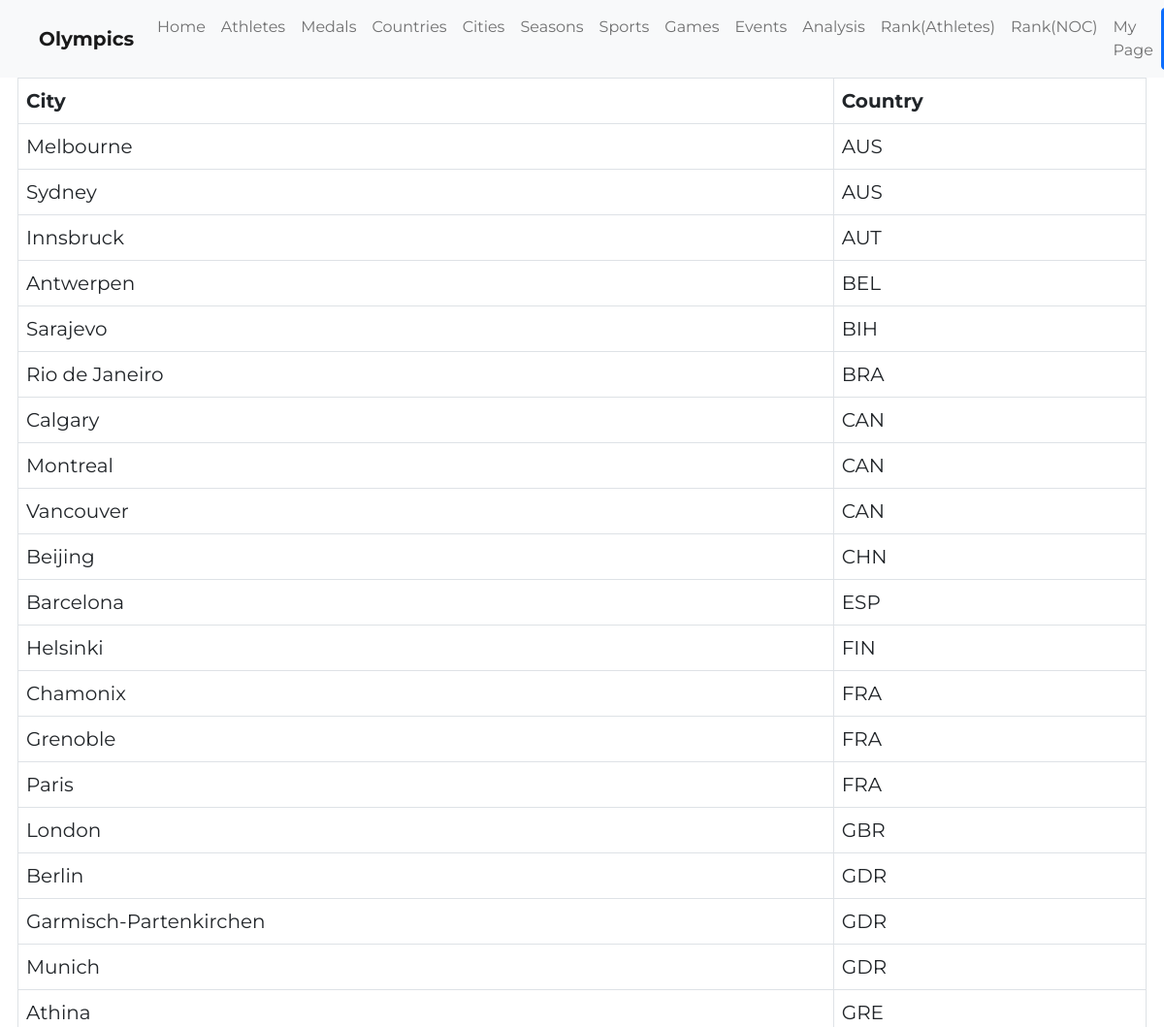
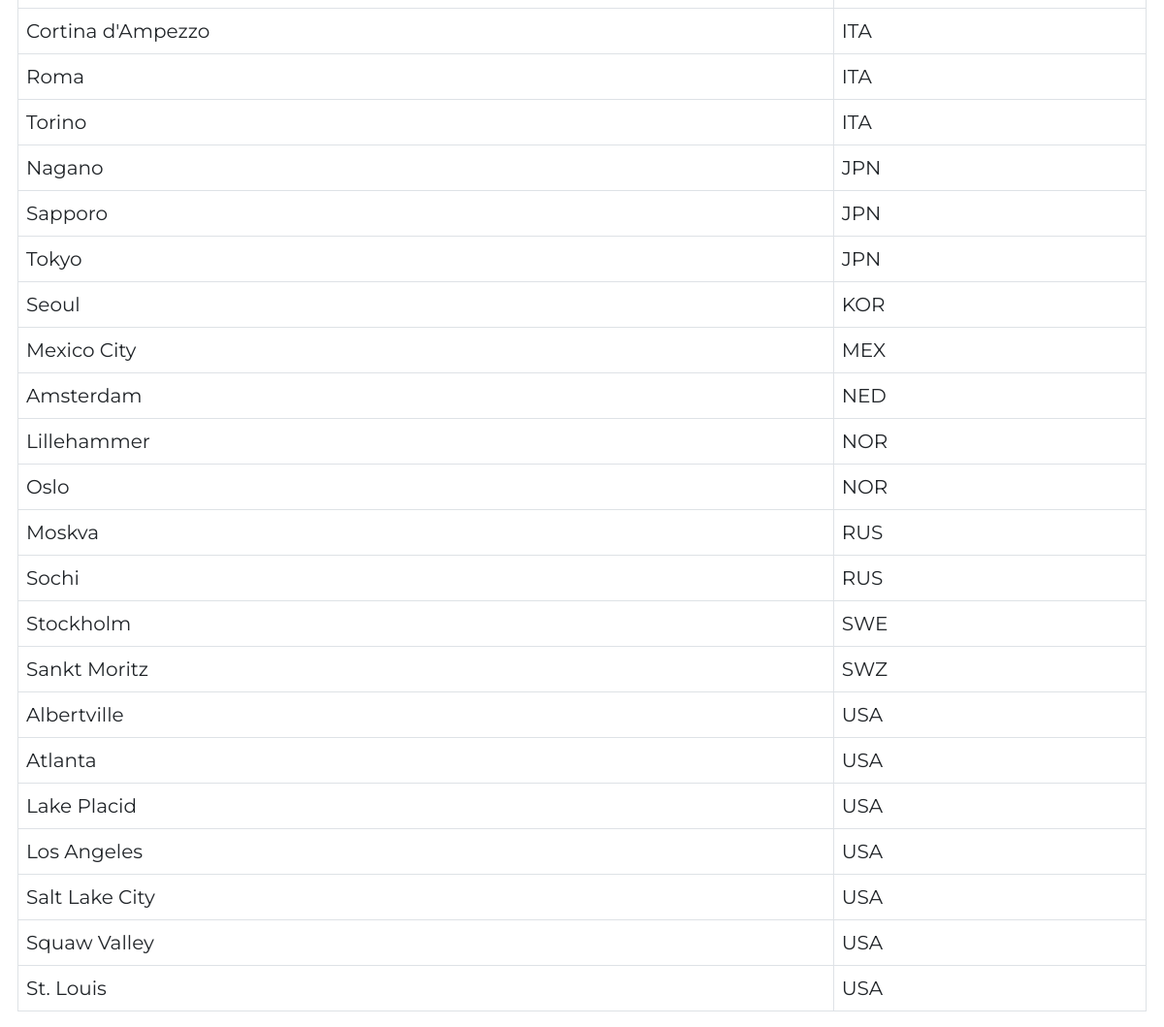
The app's page /Cities.php with its own data (2 pictures, top to bottom).
### tables this page shows
CREATE TABLE Cities(
	Name VARCHAR(60) NOT NULL,
	Countries_ID CHAR(3) NOT NULL,
	PRIMARY KEY(Name),
	FOREIGN KEY(Countries_ID) REFERENCES Countries(SortName) ON DELETE NO ACTION 
);

### Cities.php (the view, shortened to what this page needs)
<?php
     include_once 'dbh.inc.php';
?>
<?php require('components/head.inc.php'); ?>
<?php include('components/navbar.inc.php'); ?>
<?php include('components/container.inc.php'); ?>
<?php
     $sql = "SELECT * FROM cities;";
     $result = mysqli_query($conn, $sql);
     $resultCheck = mysqli_num_rows($result);
     if($resultCheck > 0){
          echo "<table class = \"table table-bordered\" border = \"1\" align = \"center\">";
          echo "<thead class=\"thead-dark\">";
          echo "<th scope=\"col\">City</th>";
          echo "<th scope=\"col\">Country</th>";
          echo "</thead>";
          while($row = mysqli_fetch_assoc($result)){
               echo "<tr border = \"1\">" .
               "<td>" . $row['Name'] . "</td>" .
               "<td>" . $row['Countries_ID'] . "</td>".
               "</tr>";
          }
          echo "</table>";
     }
?>
</div>
</body>
</html>

### components/head.inc.php (shortened to what this page needs)
<!DOCTYPE html>
<html lang="en">
  <head>
    <link rel="stylesheet" href="css/bootstrap.min.css" />
    <link rel="stylesheet" href="css/styles.css" />
  </head>
  <body>

### components/navbar.inc.php (shortened to what this page needs)
<nav class="navbar navbar-expand-lg navbar-light bg-light fixed-top">
    <a class="navbar-brand" href="index.php"><b>&emsp;&emsp;Olympics</b></a>
    <div
      class="collapse navbar-collapse justify-content-end"
      id="navbarNav"
    >
      <ul class="navbar-nav">
        <li class="nav-item">
        <a class="nav-link" href="index.php">Home</a>
        </li>
        <li class="nav-item">
          <a class="nav-link" href="Athletes.php">Athletes</a>
        </li>
        <li class="nav-item">
          <a class="nav-link" href="Medals_with advanced function.php">Medals</a>
        </li>
        <li class="nav-item">
          <a class="nav-link" href="Regions.php">Countries</a>
        </li>
        <li class="nav-item">
          <a class="nav-link" href="Cities.php">Cities</a>
        </li>
        <li class="nav-item">
          <a class="nav-link" href="Seasons.php">Seasons</a>
        </li>
        <li class="nav-item">
          <a class="nav-link" href="Sports.php">Sports</a>
        </li>
        <li class="nav-item">
          <a class="nav-link" href="Games.php">Games</a>
        </li>
        <li class="nav-item">
          <a class="nav-link" href="Events.php">Events</a>
        </li>
        <li class="nav-item">
          <a class="nav-link" href="Analysis.php">Analysis</a>
        </li>
        <li class="nav-item">
          <a class="nav-link" href="rankA.php">Rank(Athletes)</a>
        </li>
        <li class="nav-item">
          <a class="nav-link" href="rankNOC.php">Rank(NOC)</a>
        </li>
          <a class="nav-link" href="display_memo.php">My Page</a>
        <?php
          if(isset($_SESSION['userId'])){
          echo "<a href=\"logout.inc.php\" class=\"btn btn-primary\">Logout</a>";
          }
          else{
          echo "<a href=\"index(log).php\" class=\"btn btn-primary\">Login</a>";
          }
        ?>
      </ul>
    </div>
</nav>

### components/container.inc.php
<header class="page-header">
<div class="container pt-3">
      <div class="row align-items-center justify-content-center" style="color: #212529">

### css/styles.css (style rules this page uses)
html, body { height: 100%; font-size: 1rem; font-family: "Montserrat", sans-serif; }
.container { display: block; box-sizing: content-box; }
.page-header { margin-top: 4rem; font-size: 1.25rem; color: #fff; }
a { color: #fff; text-decoration: none; }

### records on screen
cities: Name "Melbourne", Countries_ID "AUS"
cities: Name "Sydney", Countries_ID "AUS"
cities: Name "Innsbruck", Countries_ID "AUT"
cities: Name "Antwerpen", Countries_ID "BEL"
cities: Name "Sarajevo", Countries_ID "BIH"
cities: Name "Rio de Janeiro", Countries_ID "BRA"
cities: Name "Calgary", Countries_ID "CAN"
cities: Name "Montreal", Countries_ID "CAN"
cities: Name "Vancouver", Countries_ID "CAN"
cities: Name "Beijing", Countries_ID "CHN"
cities: Name "Barcelona", Countries_ID "ESP"
cities: Name "Helsinki", Countries_ID "FIN"
cities: Name "Chamonix", Countries_ID "FRA"
cities: Name "Grenoble", Countries_ID "FRA"
cities: Name "Paris", Countries_ID "FRA"
cities: Name "London", Countries_ID "GBR"
cities: Name "Berlin", Countries_ID "GDR"
cities: Name "Garmisch-Partenkirchen", Countries_ID "GDR"
cities: Name "Munich", Countries_ID "GDR"
cities: Name "Athina", Countries_ID "GRE"
cities: Name "Cortina d'Ampezzo", Countries_ID "ITA"
cities: Name "Roma", Countries_ID "ITA"
cities: Name "Torino", Countries_ID "ITA"
cities: Name "Nagano", Countries_ID "JPN"
cities: Name "Sapporo", Countries_ID "JPN"
cities: Name "Tokyo", Countries_ID "JPN"
cities: Name "Seoul", Countries_ID "KOR"
cities: Name "Mexico City", Countries_ID "MEX"
cities: Name "Amsterdam", Countries_ID "NED"
cities: Name "Lillehammer", Countries_ID "NOR"
cities: Name "Oslo", Countries_ID "NOR"
cities: Name "Moskva", Countries_ID "RUS"
cities: Name "Sochi", Countries_ID "RUS"
cities: Name "Stockholm", Countries_ID "SWE"
cities: Name "Sankt Moritz", Countries_ID "SWZ"
cities: Name "Albertville", Countries_ID "USA"
cities: Name "Atlanta", Countries_ID "USA"
cities: Name "Lake Placid", Countries_ID "USA"
cities: Name "Los Angeles", Countries_ID "USA"
cities: Name "Salt Lake City", Countries_ID "USA"
cities: Name "Squaw Valley", Countries_ID "USA"
cities: Name "St. Louis", Countries_ID "USA"
